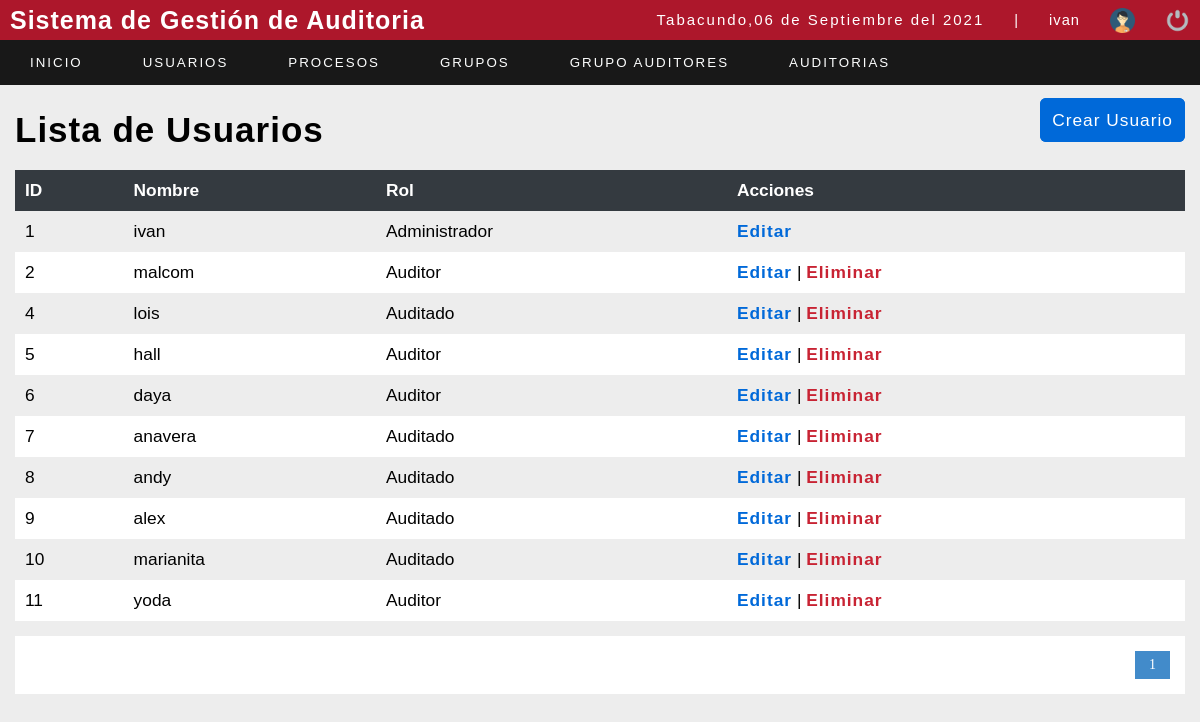
The page /sistema/lista_usuario.php (signed in) on the database as committed earlier.
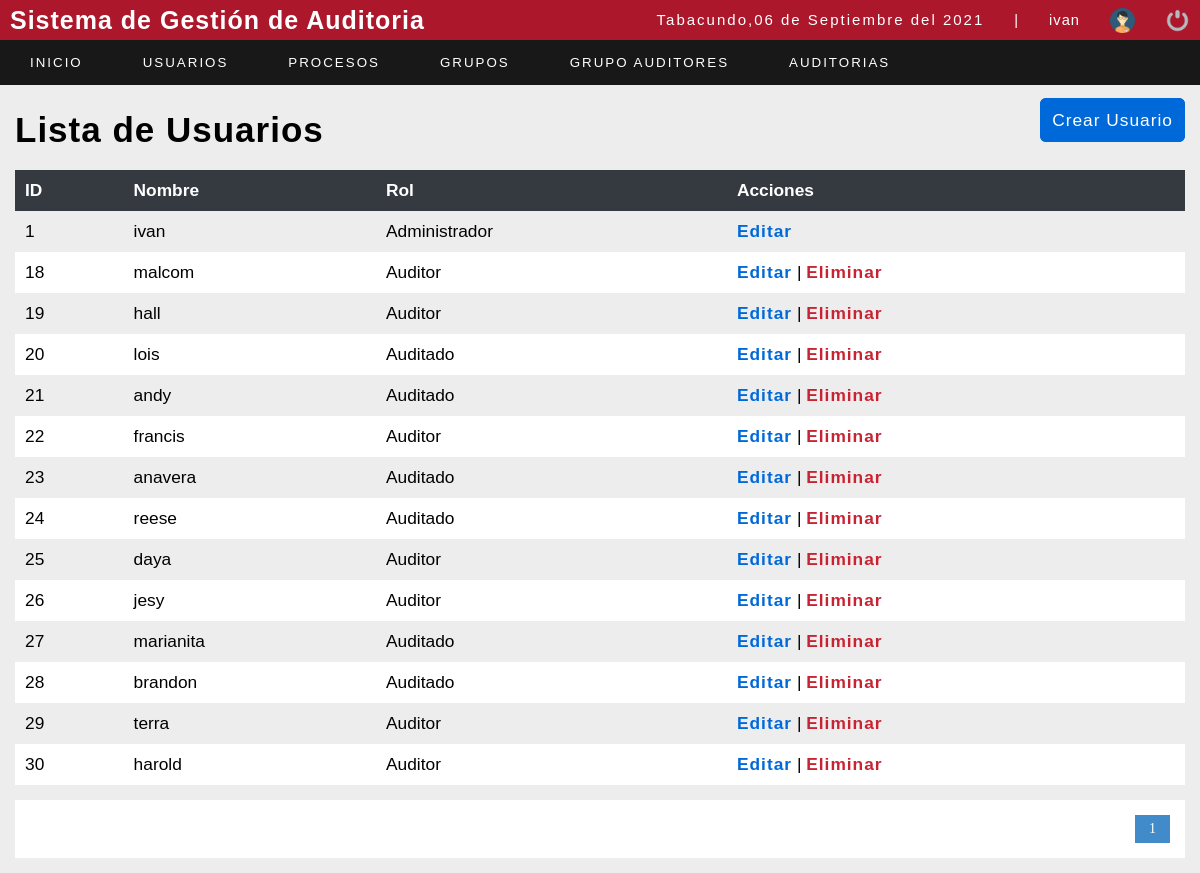
The same page on the database as committed later.
### tables this page shows
CREATE TABLE `usuario` (
  `id_user` int(11) NOT NULL,
  `user` varchar(20) NOT NULL,
  `password` varchar(100) NOT NULL,
  `correo` varchar(50) NOT NULL,
  `rol` int(11) NOT NULL,
  `estatus` int(11) NOT NULL
);

CREATE TABLE `rol` (
  `idrol` int(11) NOT NULL,
  `rol` varchar(20) NOT NULL
);

### sistema/lista_usuario.php (the view, shortened to what this page needs)
<?php
include "../conexion.php";
?>
<!DOCTYPE html>
<html lang="en">
<head>
	<?php include "includes/scripts.php"; ?>
	<link rel="stylesheet" href="https://pro.fontawesome.com/releases/v5.10.0/css/all.css" />
</head>
<body>
	<?php include "includes/header.php"; ?>
	<section id="container">
		<div style="display: flex;  justify-content:space-between; margin: 20px 0px; ">
		<h1>Lista de Usuarios</h1>
		<div style="justify-content:flex-end">
		<a style="border: 2px solid #0069D9;  color: #ffffff; background-color: #0069D9; border-radius: 6px;" href="registro_usuario.php" class="btn_save">Crear Usuario</a>
	    </div>
		</div>
		<table>
			<tr>
				<th>ID</th>
				<th>Nombre</th>
				<th>Rol</th>
				<th>Acciones</th>
			</tr>
			<?php
			$sql_registe = mysqli_query($conection, "SELECT COUNT(*) as total_registro FROM usuario WHERE estatus = 1 ");
			$result_register = mysqli_fetch_array($sql_registe);
			$total_registro = $result_register['total_registro'];
			$por_pagina = 15;
			if (empty($_GET['pagina'])) {
				$pagina = 1;
			} else {
				$pagina = $_GET['pagina'];
			}
			$desde = ($pagina - 1) * $por_pagina;
			$total_paginas = ceil($total_registro / $por_pagina);
			$query = mysqli_query($conection, "SELECT u.id_user,u.user,r.rol FROM usuario u INNER JOIN rol r ON u.rol = r.idrol WHERE estatus = 1 ORDER BY u.id_user ASC LIMIT $desde,$por_pagina");
			$result = mysqli_num_rows($query);
			if ($result > 0) {
				while ($data = mysqli_fetch_array($query)) {
			?>
					<tr>
						<td><?php echo $data["id_user"]; ?></td>
						<td><?php echo $data["user"];  ?></td>
						<td><?php echo $data["rol"]; ?></td>
						<td>
							<a class="link_edit" href="editar_usuario.php?id=<?php echo $data["id_user"]; ?>">Editar</a>
							<?php if ($data["id_user"] != 1) { ?>
								|
								<a class="link_delete" href="eliminar_usuario.php?id=<?php echo $data["id_user"]; ?>">Eliminar</a>
							<?php } ?>
						</td>
					</tr>
			<?php
				}
			}
			?>
		</table>
		<div class="paginador">
			<ul>
				<?php
				for ($i = 1; $i <= $total_paginas; $i++) {
					if ($i == $pagina) {
						echo '<li class="pageSelected">' . $i . '</li>';
					} else {
						echo '<li><a href="?pagina=' . $i . '">' . $i . '</a></li>';
					}
				}
				?>
			</ul>
		</div>
	</section>
</body>
</html>

Rows that differ between the two databases and show on the page:
removed usuario: id_user "2", user "malcom", rol.rol "Auditor"
removed usuario: id_user "4", user "lois", rol.rol "Auditado"
removed usuario: id_user "5", user "hall", rol.rol "Auditor"
removed usuario: id_user "6", user "daya", rol.rol "Auditor"
removed usuario: id_user "7", user "anavera", rol.rol "Auditado"
removed usuario: id_user "8", user "andy", rol.rol "Auditado"
removed usuario: id_user "9", user "alex", rol.rol "Auditado"
removed usuario: id_user "10", user "marianita", rol.rol "Auditado"
removed usuario: id_user "11", user "yoda", rol.rol "Auditor"
added usuario: id_user "18", user "malcom", rol.rol "Auditor"
added usuario: id_user "19", user "hall", rol.rol "Auditor"
added usuario: id_user "20", user "lois", rol.rol "Auditado"
added usuario: id_user "21", user "andy", rol.rol "Auditado"
added usuario: id_user "22", user "francis", rol.rol "Auditor"
added usuario: id_user "23", user "anavera", rol.rol "Auditado"
added usuario: id_user "24", user "reese", rol.rol "Auditado"
added usuario: id_user "25", user "daya", rol.rol "Auditor"
added usuario: id_user "26", user "jesy", rol.rol "Auditor"
added usuario: id_user "27", user "marianita", rol.rol "Auditado"
added usuario: id_user "28", user "brandon", rol.rol "Auditado"
added usuario: id_user "29", user "terra", rol.rol "Auditor"
added usuario: id_user "30", user "harold", rol.rol "Auditor"
